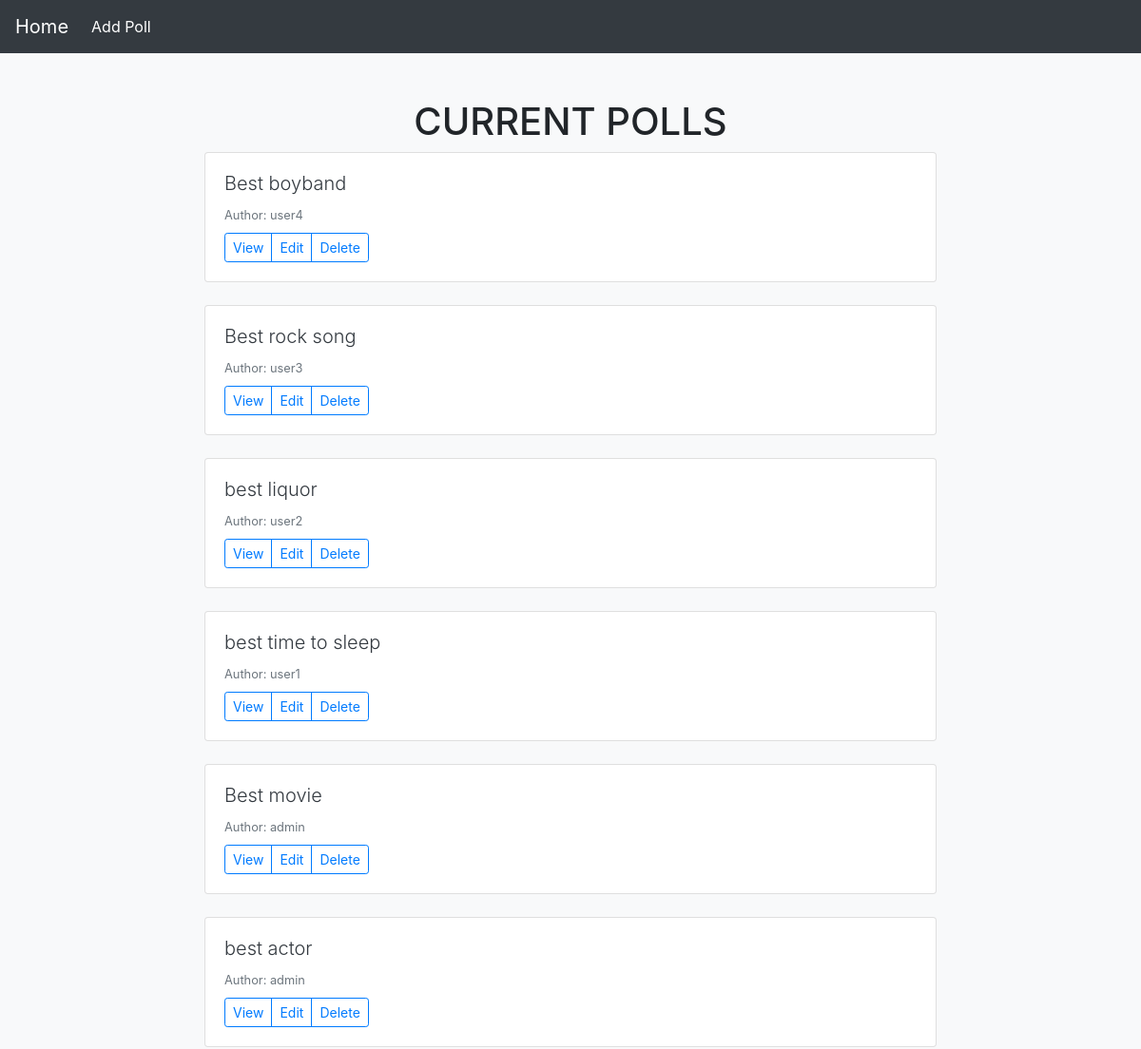
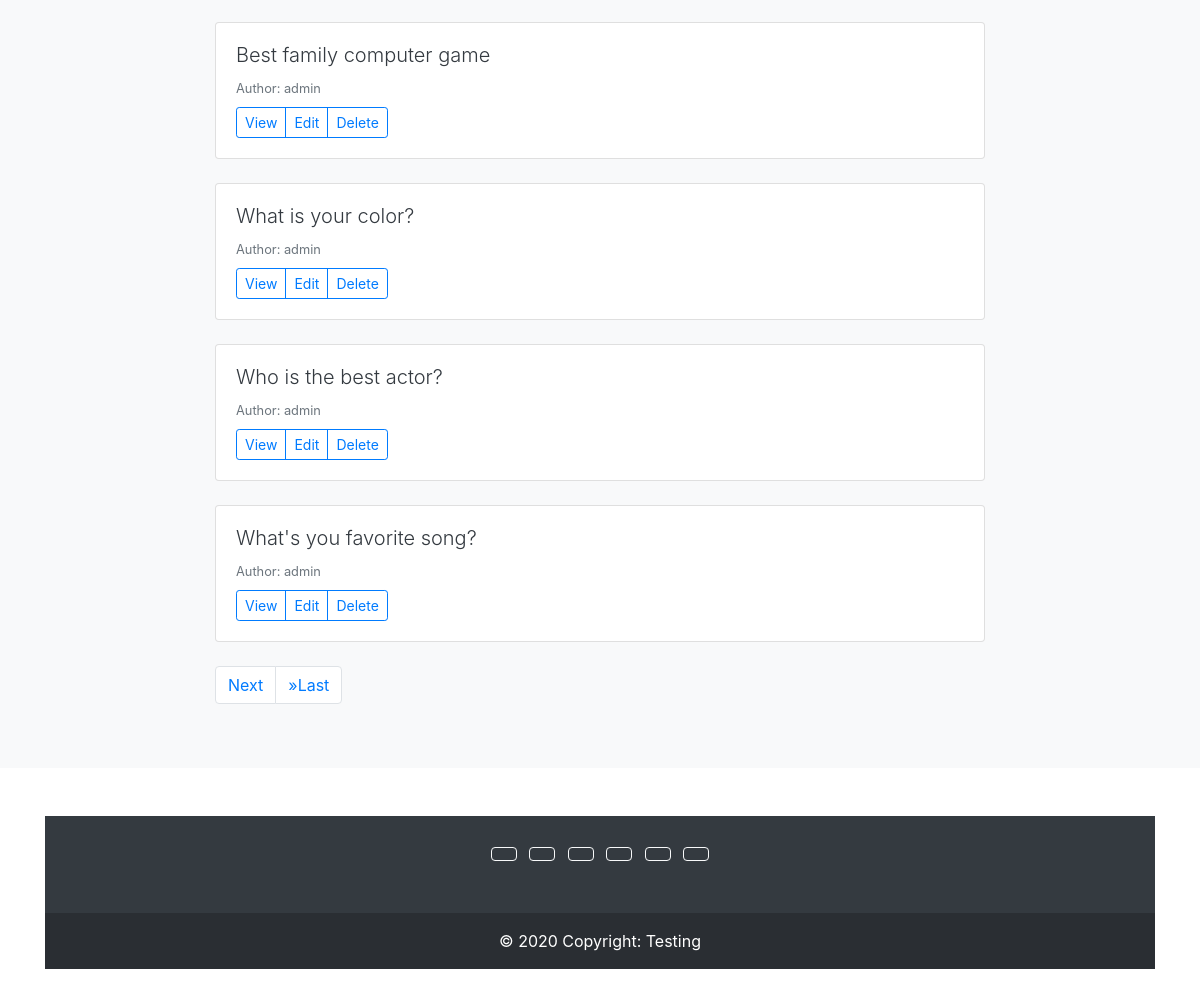
The page / on the database its author committed (2 pictures, top to bottom).
### core/models.py (models this page shows, shortened)
class Core(models.Model):
    poll_title          =   models.CharField (max_length=200)
    description         =   models.TextField(null=True)
    author              =   models.ForeignKey(User, on_delete=models.CASCADE, related_name='core')
    updated             =   models.DateTimeField(auto_now=True)
    published           =   models.DateTimeField(default=timezone.now)
    class Meta:
        ordering    =   ['-published']

### core/views.py (the view)
class IndexView(ListView):
    model               =   Core
    template_name       =   'core/index.html'
    paginate_by         =   10
    context_object_name =   'post_list'

### templates/core/index.html (shortened to what this page needs)
{% extends 'core/base.html' %}
{% block content %}
<div class="album py-5 bg-light">
    <div class="container-fluid">
        <h1 class="text-center ">CURRENT POLLS</h1>
        <div class="row">
                        <div class="col-lg-2"></div>
                            <div class="col-lg-8">
                            {% for post in post_list %}
                                <div class="card mb-4 box-shadow">
                                    <div class = "card-body">
                                        <h4 class="lead"> <a class="text-dark" href="{% url 'core:polls' post.pk %}"> {{ post.poll_title }} </a> </h4>
                                        <small class="text-muted">Author: {{post.author}}</small>
                                        <div class="d-flex justify-content-between align-items-center mt-2">
                                            <div class="btn-group">
                                                <a href="{% url 'core:polls' post.pk %}" class="btn btn-sm btn-outline-primary" role="button" aria-pressed="true">View</a>
                                                <a href="{% url 'core:edit' post.pk %}" class="btn btn-sm btn-outline-primary" role="button" aria-pressed="true">Edit</a>
                                                <a href="{% url 'core:delete' post.pk %}" class="btn btn-sm btn-outline-primary" role="button" aria-pressed="true">Delete</a>
                                            </div>
                                        </div>
                                    </div>
                                </div>
                            {% endfor %}
                                <ul class="pagination">
                                    {% if page_obj.has_next %}
                                        <li class="page-item"><a href="?page={{ page_obj.next_page_number }}" class="page-link">Next</a></li>
                                        <li class="page-item"><a href="?page={{ page_obj.paginator.num_pages }}" class="page-link">&raquo;Last</a></li>
                                    {% endif %}
                                </ul>
                            </div>
                        <div class="col-lg-2"></div>
        </div>
    </div>
</div>
{% endblock %}

### templates/core/base.html (shortened to what this page needs)
<!doctype html>
<html lang="en">
  <head>
    <link rel="stylesheet" href="https://cdn.jsdelivr.net/npm/bootstrap@4.3.1/dist/css/bootstrap.min.css">
  </head>
  <body>
    {% include 'core/navbar.html' %}
    {% block content %}
    {% endblock %}
    {% include 'core/footer.html' %}
  </body>
</html>

### templates/core/navbar.html (shortened to what this page needs)
<nav class="navbar navbar-expand-lg navbar-dark bg-dark sticky-top text">
  <a class="navbar-brand" href="/">Home</a>
  <div class="collapse navbar-collapse" id="navbarNavAltMarkup">
    <div class="navbar-nav">
      <a class="nav-item nav-link active" href="/add">Add Poll</a>
    </div>
  </div>
</nav>

### templates/core/footer.html (shortened to what this page needs)
<div class="container my-5">
    <footer class="bg-dark text-center text-white">
    <div class="container p-4 pb-0">
      <section class="mb-4">
        <a class="btn btn-outline-light btn-floating m-1" href="#!" role="button"
          ></a>
        <a class="btn btn-outline-light btn-floating m-1" href="#!" role="button"
          ></a>
        <a class="btn btn-outline-light btn-floating m-1" href="#!" role="button"
          ></a>
        <a class="btn btn-outline-light btn-floating m-1" href="#!" role="button"
          ></a>
        <a class="btn btn-outline-light btn-floating m-1" href="#!" role="button"
          ></a>
        <a class="btn btn-outline-light btn-floating m-1" href="#!" role="button"
          ></a>
      </section>
    </div>
    <div class="text-center p-3" style="background-color: rgba(0, 0, 0, 0.2);">
      © 2020 Copyright:
      <a class="text-white" href="#">Testing</a>
    </div>
  </footer>
  </div>

### rows shown on the page
Core: poll_title "Best boyband", author "user4"
Core: poll_title "Best rock song", author "user3"
Core: poll_title "best liquor", author "user2"
Core: poll_title "best time to sleep", author "user1"
Core: poll_title "Best movie", author "admin"
Core: poll_title "best actor", author "admin"
Core: poll_title "Best family computer game", author "admin"
Core: poll_title "What is your color?", author "admin"
Core: poll_title "Who is the best actor?", author "admin"
Core: poll_title "What's you favorite song?", author "admin"
